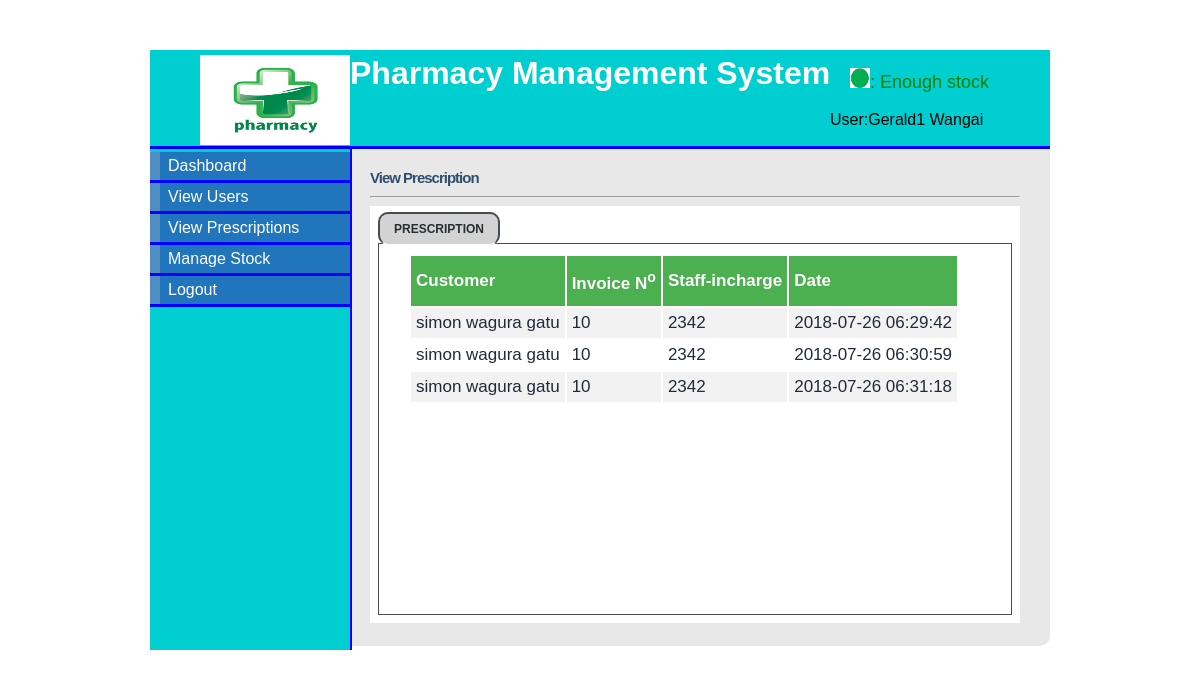
The page /view_invoice.php (signed in) on the database its author committed.
### tables this page shows
CREATE TABLE `invoice` (
  `id` int(255) NOT NULL,
  `invoice_id` int(255) NOT NULL,
  `customer_name` varchar(30) NOT NULL,
  `served_by` varchar(15) NOT NULL,
  `status` varchar(10) NOT NULL DEFAULT 'Unpaid',
  `date` timestamp NOT NULL DEFAULT CURRENT_TIMESTAMP
);

### view_invoice.php (the view, shortened to what this page needs)
<?php
if(isset($_SESSION['username'])){
$fname=$_SESSION['first_name'];
$lname=$_SESSION['last_name'];
}else{
header("location:http://".$_SERVER['HTTP_HOST'].dirname($_SERVER['PHP_SELF'])."/index.php");
exit();
}
?>
<!DOCTYPE html>
<html>
<head>
<link rel="stylesheet" type="text/css" href="style/mystyle.css">
    <link rel="stylesheet" type="text/css" href="style/form.css">
<link rel="stylesheet" href="style/style.css" type="text/css" media="screen" />
<link rel="stylesheet" href="style/table1.css" type="text/css" media="screen" />
</head>
<body>
<div id="content">
<div id="header">
<h1><a href="#"><img src="images/hd_logo.jpg" class="img"></a> Pharmacy Management System</h1>
        <?php
	include('connect_db.php');
	$qury=mysqli_query($conn, "SELECT * from stock where status='low'") or die(mysqli_error());
	$ros=mysqli_num_rows($qury);
	if($ros>0){
		?>
	 <p class="dd"><img src="images/red.png" class="imgc">: Low stock</p>
	<?php
	}else{
		?>
	<p class="ddc"><img src="images/green.png" class="imgc">: Enough stock</p>
	<?php
	}
	?>
    <p class="user">User:<?php echo $fname." ".$lname; ?></p></div>
<div id="left_column">
<div id="button">
		<ul>
			<li><a href="manager.php">Dashboard</a></li>
			<li><a href="view.php">View Users</a></li>
			<li><a href="view_prescription.php">View Prescriptions</a></li>
			<li><a href="stock.php">Manage Stock</a></li>
			<li><a href="logout.php">Logout</a></li>
		</ul>
</div>
</div>
<div id="main">
<div id="tabbed_box" class="tabbed_box">
    <h4>View Prescription</h4>
<hr/>
    <div class="tabbed_area">
        <ul class="tabs">
            <li><a href="javascript:tabSwitch('tab_1', 'content_1');" id="tab_1" class="active">Prescription </a></li>
        </ul>
        <div id="content_1" class="content">
		<?php echo $message1;
        include_once('connect_db.php');
       $result = mysqli_query($conn, "SELECT DISTINCT * FROM invoice")or die(mysql_error());
        echo "<table border='0' cellpadding='5'>";
        echo "<tr> <th>Customer</th> <th>Invoice N<sup>o</sup></th><th>Staff-incharge </th><th>Date </th></tr>";
        while($row = mysqli_fetch_array( $result )) {
                echo "<tr>";
                echo '<td>' . $row['customer_name'] . '</td>';
				echo '<td>' . $row['invoice_id'] . '</td>';
					echo '<td>' . $row['served_by'] . '</td>';
				echo '<td>' . $row['date'] . '</td>';
				?>
				<?php
		 }
        echo "</table>";
?>
        </div>
    </div>
</div>
</div>
</div>
</body>
</html>

### style/mystyle.css (style rules this page uses)
body { margin-top: 50px; padding-top: 0px; }
#content { margin-left: auto; margin-right: auto; background: #E8E8E8; width: 900px; height: auto; font-family: sans-serif; border-radius: 10px; }
#tab_1,#tab_2,#tab_3,#tab_4 { font-size: 12px; font-family: sans-serif; }
#header { width: 900px; height: 96px; background: #00CED1; border-bottom: solid 3px blue; }
#header h1 { margin: 0px; padding-top: 5px; margin-left: 50px; color: #fff; }
#header .img { float:left; height: 90px; width: 150px; }
#left_column { clear: all; float: left; width: 200px; height: 501px; background: #00CED1; border-right:solid 2px blue; }
#main { clear: all; width: 780px; height: 470px; background: #E8E8E8; }
.imgc { margin-top: -80px; margin-left: 500px; height: 20px; width: 20px; }
.ddc { margin-top: -20px; font-family: sans-serif; font-size: 18px; color:green; }
#button { width: 12.5em; padding: 0 0 1em 0; margin-top: 0.2em; margin-bottom: 1em; font-family: 'Trebuchet MS', 'Lucida Grande', Verdana, Arial, Sans-serif; background: #00CED1; color: #333; }
#button ul { list-style: none; margin: 0; padding: 0; border: none; }
#button li { border-bottom: 3px solid blue; margin: 0; list-style: none; list-style-image: none; }
#button li a { display: block; padding: 5px 5px 5px 0.5em; border-left: 10px solid #508fc4; border-right: 10px solid #2175bc; background-color: #2175bc; color: #fff; text-decoration: none; width: 100%; }
html>body #button li a { width: auto; }

### style/form.css (style rules this page uses)
.user { margin-left: 680px; }

### style/style.css (style rules this page uses)
#tabbed_box { margin: 0px auto 0px 220px; width: 650px; border-radius: 10px; }
.tabbed_box h4 { font-size: 15px; color:#2F4F6F; letter-spacing:-1px; margin-bottom:10px; }
.tabbed_area { border: 0px solid #494e52; background-color: #fff; padding: 8px; }
ul.tabs { margin: 0px; padding: 0px; margin-top: 5px; margin-bottom: 6px; }
ul.tabs li { list-style: none; display: inline; }
ul.tabs li a { background-color:#ffffff; color: darkorange; padding: 8px 14px 8px 14px; text-decoration: none; font-size: 6px; font-family: Verdana, Arial, Helvetica, sans-serif; font-weight: bold; text-transform: uppercase; border: 1px solid #464c54; border-radius: 10px; }
ul.tabs li a.active { background-color:lightgray ; color: #282e32; border: 2px solid #464c54; border-bottom: 1px solid #ffffff; }
.content { background-color: #ffffff; padding: 10px; border: 1px solid #464c54; }

### style/table1.css (style rules this page uses)
table { overflow-y:scroll; height:350px; display:block; margin-top:; background-color: ; font-family: sans-serif; font-size: 17px; color:#202a3a; margin-left: 20px; width: auto; }
th, td { text-align: left; }
tr:nth-child(even) { background-color: #f2f2f2 }
th { background-color: #4CAF50; color: white; height: 40px; }

### view_invoice.php (style rules this page uses)
#main { height: 477px; }

### rows shown on the page
invoice: customer_name "simon wagura gatu", invoice "10", served_by "2342", date "2018-07-26 06:29:42"
invoice: customer_name "simon wagura gatu", invoice "10", served_by "2342", date "2018-07-26 06:30:59"
invoice: customer_name "simon wagura gatu", invoice "10", served_by "2342", date "2018-07-26 06:31:18"

### other values the page prints
$fname "Gerald1"
$lname "Wangai"
